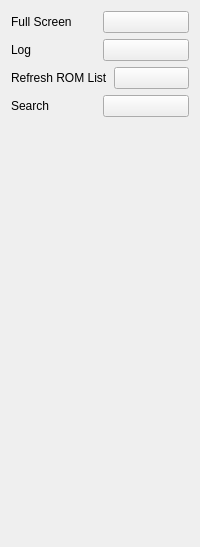
                 <widget class="QWidget" name="viewMenuTab">
                  <attribute name="title">
                   <string>View</string>
                  </attribute>
                  <layout class="QVBoxLayout" name="verticalLayout_10">
                   <item>
                    <layout class="QHBoxLayout" name="horizontalLayout_86">
                     <item>
                      <widget class="QLabel" name="label_83">
                       <property name="text">
                        <string>Full Screen</string>
                       </property>
                      </widget>
                     </item>
                     <item>
                      <widget class="KeybindButton" name="fullscreenKeyButton">
                       <property name="text">
                        <string/>
                       </property>
                      </widget>
                     </item>
                    </layout>
                   </item>
                   <item>
                    <layout class="QHBoxLayout" name="horizontalLayout_118">
                     <item>
                      <widget class="QLabel" name="label_114">
                       <property name="text">
                        <string>Log</string>
                       </property>
                      </widget>
                     </item>
                     <item>
                      <widget class="KeybindButton" name="logKeyButton">
                       <property name="text">
                        <string/>
                       </property>
                      </widget>
                     </item>
                    </layout>
                   </item>
                   <item>
                    <layout class="QHBoxLayout" name="horizontalLayout_73">
                     <item>
                      <widget class="QLabel" name="label_70">
                       <property name="text">
                        <string>Refresh ROM List</string>
                       </property>
                      </widget>
                     </item>
                     <item>
                      <widget class="KeybindButton" name="refreshRomListKeyButton">
                       <property name="text">
                        <string/>
                       </property>
                      </widget>
                     </item>
                    </layout>
                   </item>
                   <item>
                    <layout class="QHBoxLayout" name="horizontalLayout_122">
                     <item>
                      <widget class="QLabel" name="label_119">
                       <property name="text">
                        <string>Search</string>
                       </property>
                      </widget>
                     </item>
                     <item>
                      <widget class="KeybindButton" name="searchKeyButton">
                       <property name="text">
                        <string/>
                       </property>
                      </widget>
                     </item>
                    </layout>
                   </item>
                   <item>
                    <spacer name="verticalSpacer_16">
                     <property name="orientation">
                      <enum>Qt::Orientation::Vertical</enum>
                     </property>
                     <property name="sizeHint" stdset="0">
                      <size>
                       <width>20</width>
                       <height>419</height>
                      </size>
                     </property>
                    </spacer>
                   </item>
                  </layout>
                 </widget>
